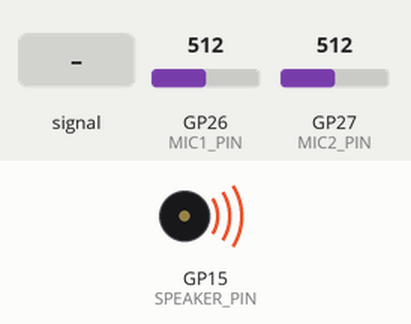
Bench run of a sketch on a simulated Raspberry Pi Pico. Parts: buzzer (waves = sounding, pin HIGH). The test bench sets the inputs (shaded band); at power-on: GP26 (MIC1_PIN) = 512, GP27 (MIC2_PIN) = 512 (analog values on the 0–1023 scale). What the sketch prints to the serial monitor is not drawn.

Above: at 1.2 s.
1.3 s: GP26 (MIC1_PIN) fed a 200 Hz sine of ±81 counts around its level
Timing chart, 0 to 4.0 s (numbered marks = the images above; inputs shaded):
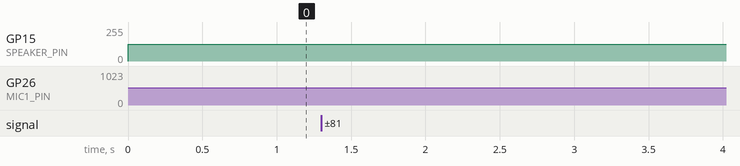

The sketch:

anc.ino
```cpp
// Active Noise Cancellation (ANC) using NLMS Algorithm on Raspberry Pi Pico W with Two Microphones
#define SAMPLE_RATE 20000   // 20 kHz sampling rate
#define FILTER_ORDER 37     // Adaptive filter order
#define NLMS_STEP_SIZE 0.000001 // Learning rate

#define MIC1_PIN A0         // GP26 (ADC0) for primary microphone (speech + noise)
#define MIC2_PIN A1         // GP27 (ADC1) for reference microphone (noise only)
#define SPEAKER_PIN 15      // GP15 for PWM speaker output

// NLMS Filter Variables
float w[FILTER_ORDER] = {0};  // Adaptive filter weights
float x[FILTER_ORDER] = {0};  // Delay line for noise reference

// Introduced a small delay for better noise cancellation
#define DELAY_SAMPLES 5
float delay_buffer[DELAY_SAMPLES] = {0};
int delay_index = 0;

// Function to apply NLMS algorithm
float nlms_adaptive_filter(float reference, float error_signal) {
    static float mu = NLMS_STEP_SIZE; // Step size

    // Shift delay line
    for (int i = FILTER_ORDER - 1; i > 0; i--) {
        x[i] = x[i - 1];
    }
    x[0] = reference;

    // Compute filter output (estimated noise)
    float y = 0;
    for (int i = 0; i < FILTER_ORDER; i++) {
        y += w[i] * x[i];
    }

    // Compute error (desired signal - estimated noise)
    float e = error_signal - y;

    // Update filter weights (NLMS)
    float norm_factor = 0.0001; // Prevent division by zero
    for (int i = 0; i < FILTER_ORDER; i++) {
        norm_factor += x[i] * x[i];
    }
    float step = mu / norm_factor;

    for (int i = 0; i < FILTER_ORDER; i++) {
        w[i] += step * e * x[i];
    }

    return e;  // Return anti-noise signal
}

void setup() {
    Serial.begin(115200);

    // Initialize ADC for both microphones
    analogReadResolution(12);  // 12-bit ADC (0-4095)
    pinMode(MIC1_PIN, INPUT);
    pinMode(MIC2_PIN, INPUT);

    // Initialize PWM for speaker output
    pinMode(SPEAKER_PIN, OUTPUT);
    analogWriteResolution(12); // 12-bit PWM output (0-4095)
}

void loop() {
    // Read ADC inputs from both microphones
    int raw_mic1 = analogRead(MIC1_PIN);
    int raw_mic2 = analogRead(MIC2_PIN);

    // Normalize ADC readings to [-1,1] range
    float input_signal = ((float)raw_mic1 - 2048) / 2048.0;
    float noise_reference = ((float)raw_mic2 - 2048) / 2048.0;

    // Introduce a small delay in noise reference for better ANC
    float delayed_noise = delay_buffer[delay_index];
    delay_buffer[delay_index] = noise_reference;
    delay_index = (delay_index + 1) % DELAY_SAMPLES;

    // Apply ANC using NLMS
    float anti_noise_signal = nlms_adaptive_filter(delayed_noise, input_signal);

    // Convert anti-noise signal back to PWM (0 - 4095)
    int pwm_output = (int)((anti_noise_signal + 1.0) * 2047.5);
    analogWrite(SPEAKER_PIN, pwm_output);

    // Display the error signal (should approach zero if ANC works well)
    Serial.println(anti_noise_signal - input_signal);
    //Serial.println(input_signal);

    // Maintain 20 kHz sampling rate
    delayMicroseconds(50);
}
```
